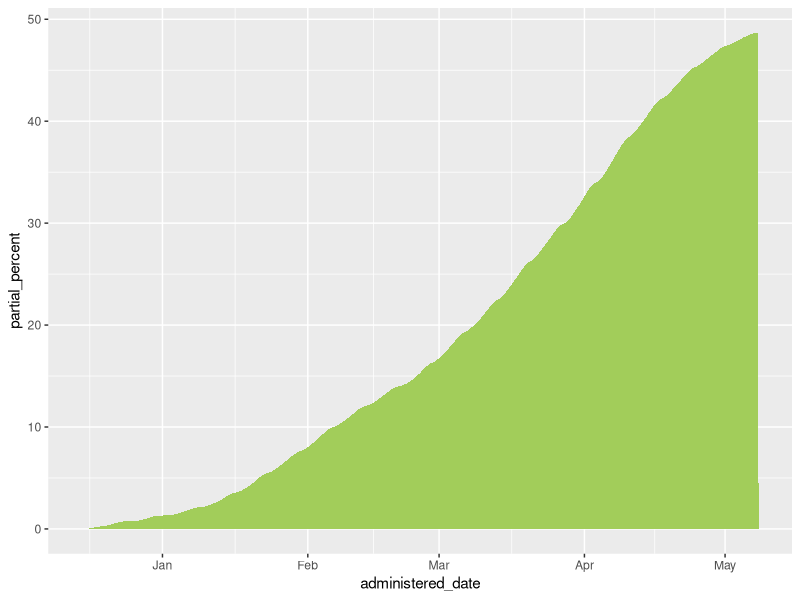
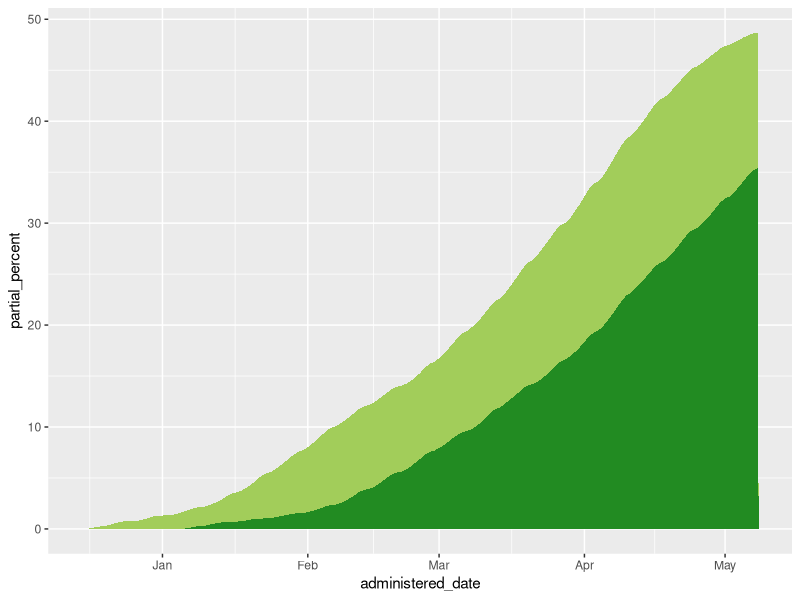
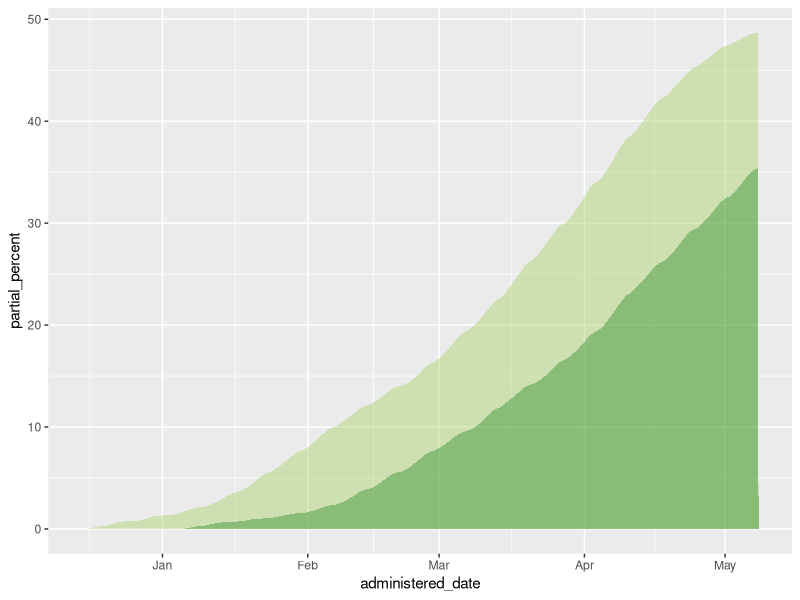
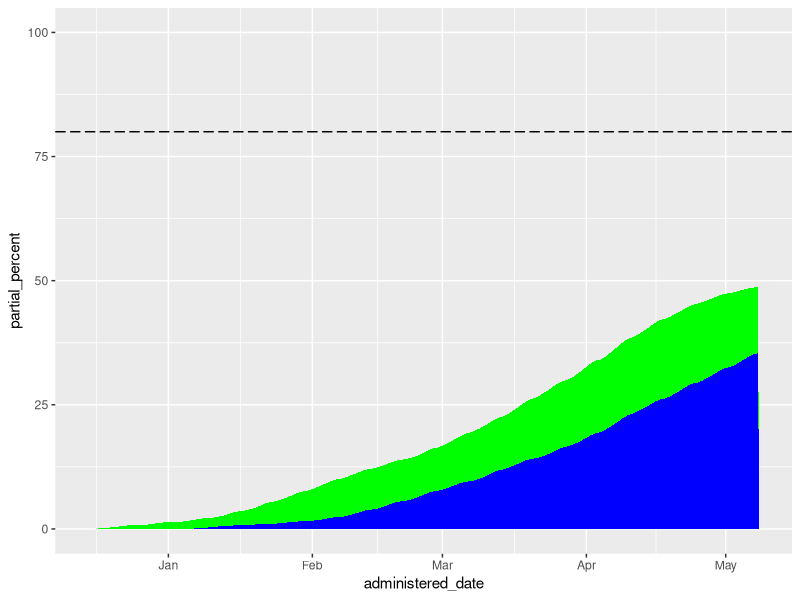
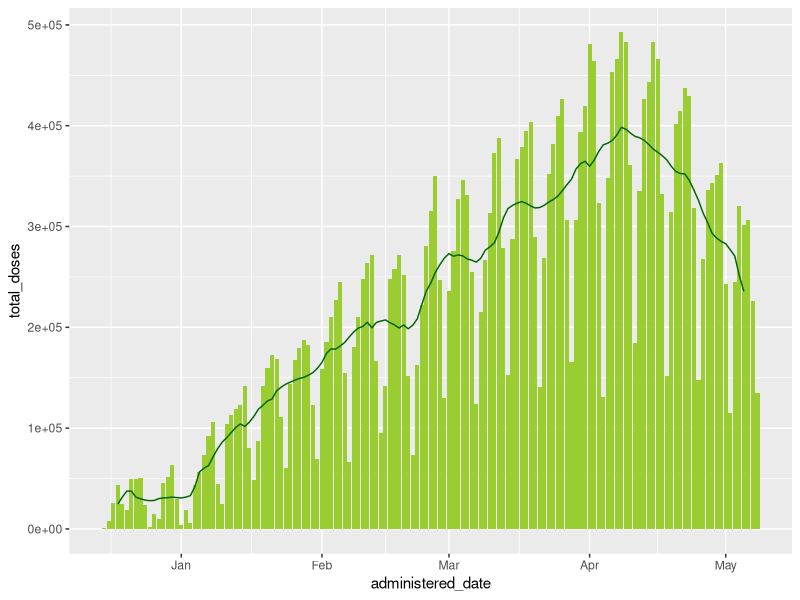
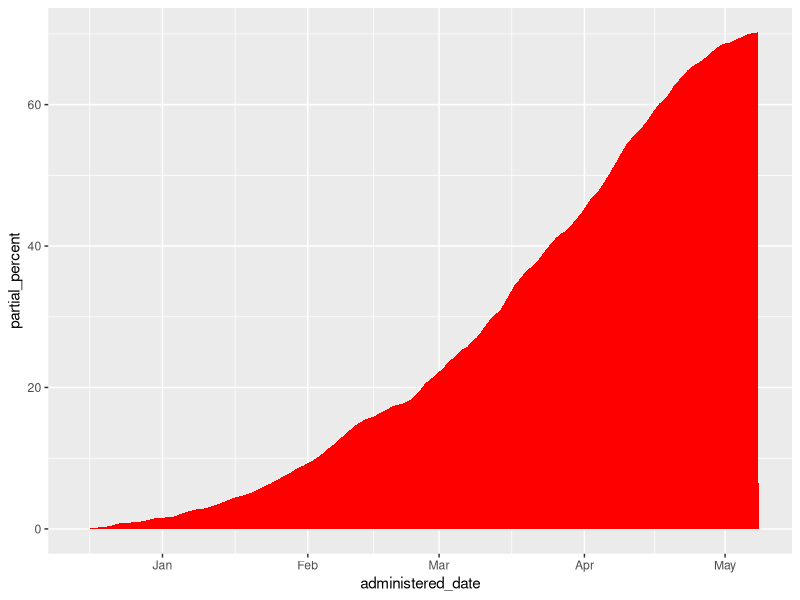
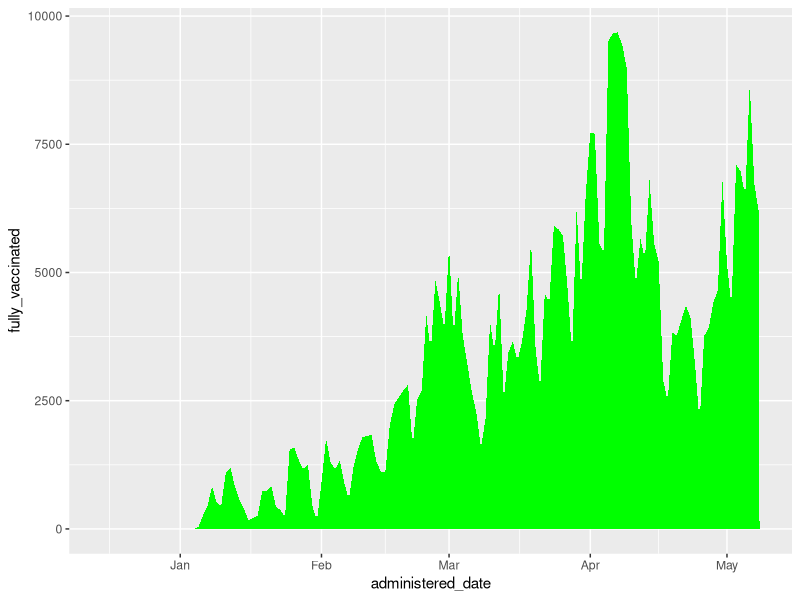
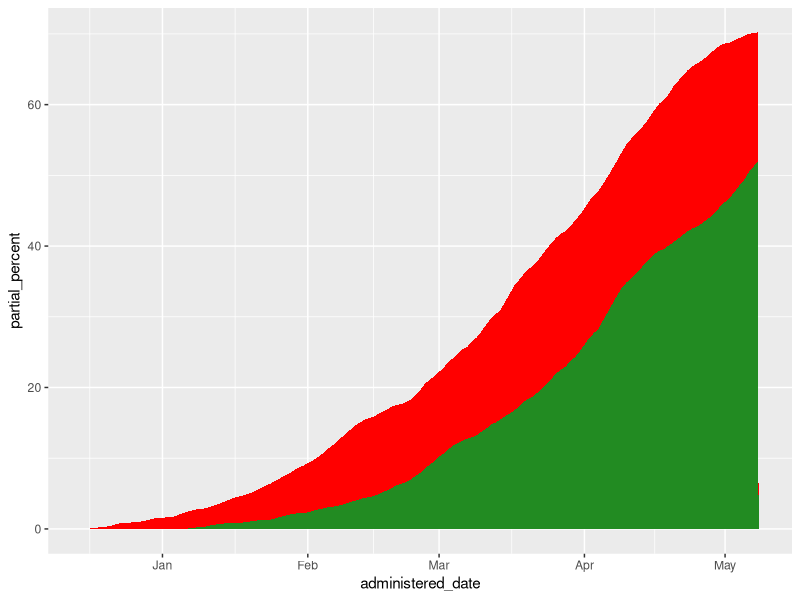

Generate these figures, in order, with R: (Note: this script raises an error after producing the figures.)
## ---- chunk 1
# You may need to install the package zoo
install.packages("zoo")

library(ggplot2)
library(zoo)
## ---- chunk 2
# Loading vaccine administered dataset 
vaccine_admin <- read.csv("covid-19-progress-county-051021.csv") 
head(vaccine_admin)
## ---- chunk 3
# To learn more about the trimws function
?trimws

# Creating a string of text that has an extra white space
test_text1 <- "I am writing a sentence with an extra space at the end "

# Run this code and take a look in the console, you'll notice that the output there is no longer a white space at the end
# You can change where the white space is removed, "left", "right", "both"
trimws(test_text1, which = "right")

# What do think the output of this text string will be?
# Hint: remember you will need to specify which direction you want to trim! 
test_text2 <- " I am writing a sentence with an extra spaces everywhere "

# Test it out yourself with the variable test_text2 we just created!
trimws(test_text2 , which = "both")

## ---- chunk 4
# Specifying "both" will ensure that extra white spaces will be removed throughout
vaccine_admin$county <- trimws(vaccine_admin$county, which = "both")

## ---- chunk 5
random_date <- "15/Jan/2020"

# Fill in the format
as.Date(random_date, format = "%d/%B/%Y ")

## ---- chunk 6

vaccine_admin$administered_date <- as.Date(vaccine_admin$administered_date, format = "%Y-%m-%d")

## ---- chunk 7

vaccine_CA <- subset(vaccine_admin, county == "All CA Counties")

## ---- chunk 8

CA_pop <- c(39466917)

# In these two lines, we are calculating the percentage of those who have had at least one dose (this is for those who are partially vaccinated). 
# And then rounding the number to two decimal places using the round() 
vaccine_CA$partial_percent <- (vaccine_CA$cumulative_at_least_one_dose/CA_pop)*100
vaccine_CA$partial_percent <- round(vaccine_CA$partial_percent, digits = 2)

# This is combining the two steps above into one to calculate the percentage of those who are fully vaccinated
vaccine_CA$fully_percent <- round(((vaccine_CA$cumulative_fully_vaccinated/CA_pop)*100), digits = 2)

## ---- chunk 9
tail(vaccine_CA)
## ---- chunk 10

# This will show you the column names in the dataset
names(vaccine_CA)

# Plotting the inital graph with the first layer for the partially vaccinated percentages
ggplot(data = vaccine_CA, aes(x = administered_date, y = partial_percent)) +
  geom_area(fill = "darkolivegreen3")

# Adding the second layer with the fully vaccinated percentages
ggplot(data = vaccine_CA, aes(x = administered_date, y = partial_percent)) +
  geom_area(fill = "darkolivegreen3") + 
  geom_area(aes(x = administered_date, y = fully_percent), fill="forestgreen")

# Here is an example of changing the opacity of the graph with the aesthetic parameter alpha
ggplot(data = vaccine_CA, aes(x = administered_date, y = partial_percent)) +
  geom_area(fill = "darkolivegreen3", alpha = 0.4) + 
  geom_area(aes(x = administered_date, y = fully_percent), fill="forestgreen", alpha = 0.4)

## ---- chunk 11

# Try changing the line type with something different

ggplot(data = vaccine_CA, aes(x = administered_date, y = partial_percent)) +
  geom_area(fill="green") + 
  geom_area(aes(x= administered_date, y = fully_percent), fill="blue") +
  ylim(0, 100) +
  geom_hline(yintercept = 80, linetype='longdash')

## ---- chunk 12

# Use the function rollmean() to calculate rolling averages over 7 days
vaccine_CA$wk_avg <- zoo::rollmean(vaccine_CA$total_doses, k = 7, fill = NA)

# Round the number to the nearest whole number
vaccine_CA$wk_avg <- round(vaccine_CA$wk_avg, digits = 0)

# Because the data has NAs, a warning message will appear: "Removed 6 row(s) containing missing values (geom_path)"
# So you can na.rm = T to remove the NAs from the plot
ggplot(data = vaccine_CA, aes(x = administered_date, y = total_doses)) +
  geom_col(fill = "yellowgreen") +
  scale_y_continuous() +
  geom_line(data = vaccine_CA, aes(x = administered_date, y = wk_avg), na.rm = T, color = "darkgreen")

## ---- chunk 13
# Fill in the county of your chose to subset
SF <- subset(vaccine_admin, county == "San Francisco")

## ---- chunk 14
# Fill in the county's population
county_pop <- c(815000)

# Calculate the percentage the percentage of those who have had at least one dose in that county
SF$partial_percent <- (SF$cumulative_at_least_one_dose/county_pop)*100
SF$partial_percent <- round(SF$partial_percent, digits = 2)

# Calculate the percentage of those who are fully vaccinated in that county
SF$fully_percent <- round(((SF$cumulative_fully_vaccinated/county_pop)*100), digits = 2)


## ---- chunk 15

ggplot(data = SF, aes(x=administered_date, y = partial_percent)) +
  geom_area(fill="red")


  
## ---- chunk 16
ggplot(data = SF, aes(x=administered_date, y = fully_vaccinated))+
  geom_area(fill="green")
## ---- chunk 17
ggplot(data = SF, aes(x=administered_date, y = partial_percent)) +
  geom_area(fill="red")+
 geom_area(aes(x = administered_date, y = fully_percent), fill="forestgreen")

## ---- chunk 18
p + labs(x = "Date_of_vaccine", y = "vaccination_rate",
title ="SF_vaccine_data")
## ---- chunk 19

# Use the function rollmean() to calculate rolling averages over 7 days
zoo::rollmean( , k = 7, fill = NA)

# Round the number to the nearest whole number


## ---- chunk 20


